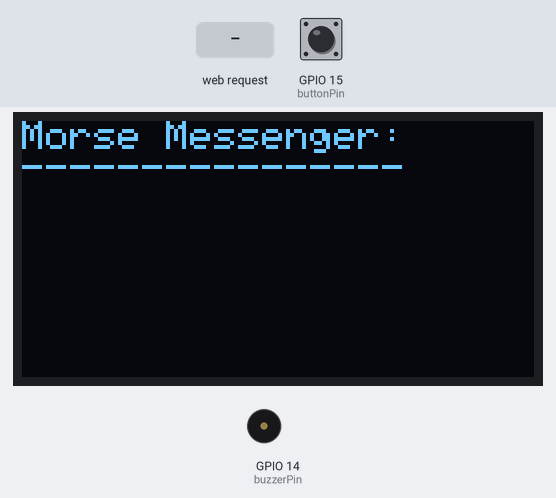
Bench run of a sketch on a simulated ESP32. Parts: 128×64 one-colour display, buzzer (waves = sounding, pin HIGH). The inputs (shaded band) are chosen by the test bench; at power-on: GPIO 15 (buttonPin) HIGH. WiFi joins after 1.5 s; servers stay silent unless stated; storage starts empty; what the sketch prints to the serial monitor is not drawn.

Above: at 2.8 s.
2.9 s: GPIO 15 (buttonPin) pulled LOW for 0.15 s
At 4.8 s:
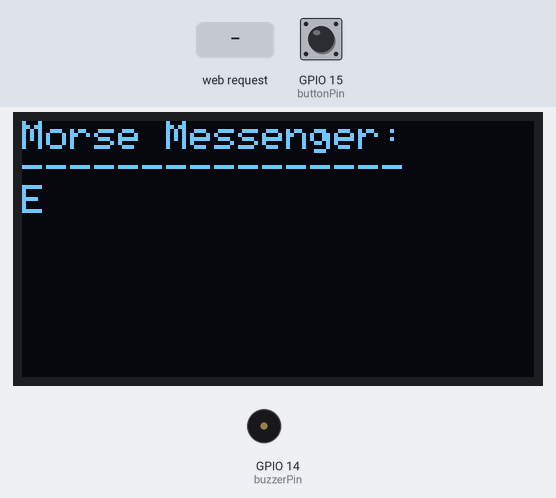
5.1 s: GPIO 15 (buttonPin) pulled LOW for 1 s
At 5.8 s:
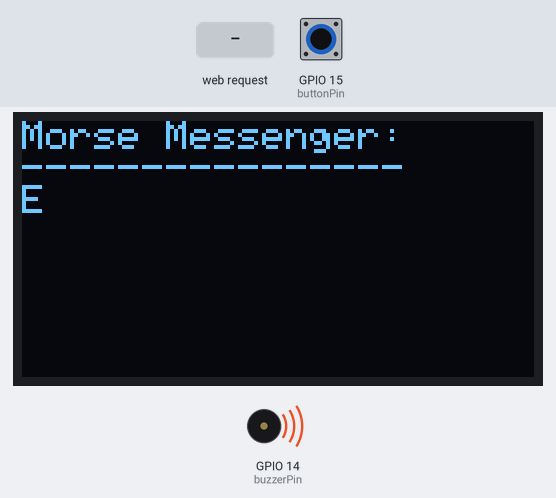
8.2 s: GPIO 15 (buttonPin) pulled LOW for 0.15 s
At 10.1 s:
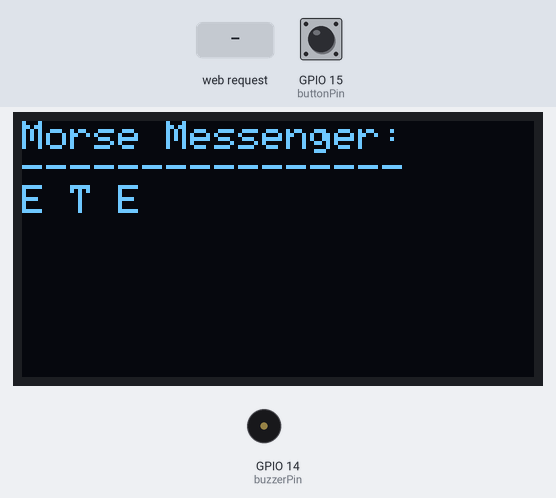
10.4 s: HTTP request GET /clear received
At 10.8 s:
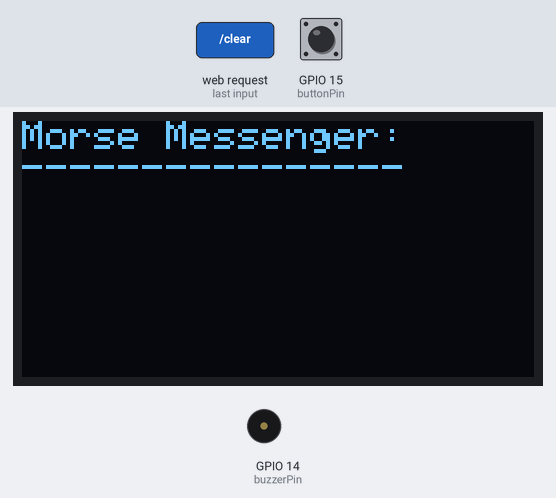
11.9 s: GPIO 15 (buttonPin) pulled LOW for 3.2 s
At 13.3 s:
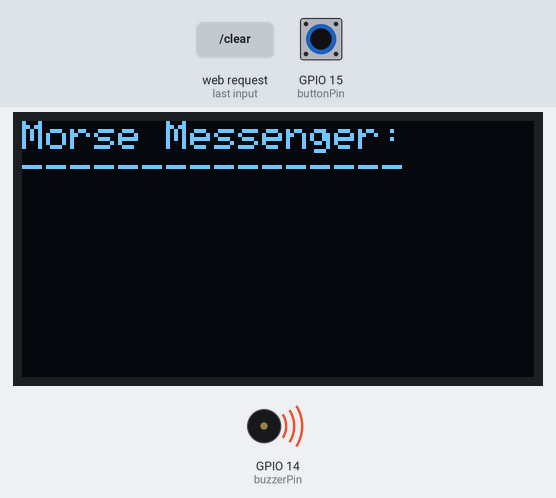
17.2 s: GPIO 15 (buttonPin) pulled LOW for 0.15 s
At 18.3 s:
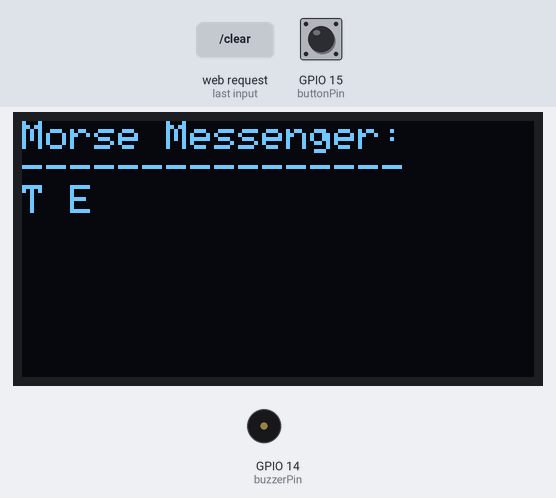
Timing chart, 0 to 20.2 s (numbered marks = the images above; inputs shaded):
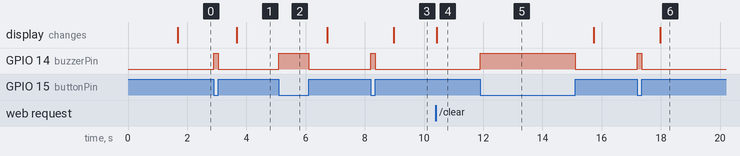

Measured:
- after the input at 2.9 s, GPIO 14 (buzzerPin): LOW → HIGH at once, → LOW 0.15 s later; the display: changes after 0.78 s (image 1)
- after the input at 5.1 s, GPIO 14 (buzzerPin): LOW → HIGH at once, → LOW 1.0 s later
- after the input at 8.2 s, GPIO 14 (buzzerPin): LOW → HIGH at once, → LOW 0.15 s later; the display: changes after 0.78 s (image 3)
- after the input at 10.4 s, the display: changes at once (image 4)
- after the input at 11.9 s, GPIO 14 (buzzerPin): LOW → HIGH at once, → LOW 3.2 s later
- after the input at 17.2 s, GPIO 14 (buzzerPin): LOW → HIGH at once, → LOW 0.15 s later; the display: changes after 0.78 s (image 6)

The sketch:

Project20-MorseTranslator.ino
```cpp
#include <WiFi.h>
#include <WebServer.h>
#include <SPIFFS.h>
#include <Wire.h>
#include <map>
#include <vector>
#include <Adafruit_GFX.h>
#include <Adafruit_SSD1306.h>

#define SCREEN_WIDTH 128
#define SCREEN_HEIGHT 64
#define OLED_RESET -1

Adafruit_SSD1306 display(SCREEN_WIDTH, SCREEN_HEIGHT, &Wire, OLED_RESET);
WebServer server(80);

//put your wifi name and password
const char* ssid = "yourWifiName";
const char* password = "yourPassword";

//put your button/buzzer pin
const int buttonPin = 15;
const int buzzerPin = 14;

const unsigned long dotThreshold = 300;
const unsigned long charPause = 600;
const unsigned long wordPause = 1400;
const unsigned long linePause = 3000;
const unsigned long debounceTime = 50;

unsigned long pressStart = 0;
unsigned long releaseStart = 0;
unsigned long lastPress = 0;
bool pressed = false;

String currentMorse = "";
String decodedMessage = "";
std::vector<String> historyLines;

std::map<String, char> morseCode = {
    {".-", 'A'}, {"-...", 'B'}, {"-.-.", 'C'}, {"-..", 'D'},
    {".", 'E'}, {"..-.", 'F'}, {"--.", 'G'}, {"....", 'H'},
    {"..", 'I'}, {".---", 'J'}, {"-.-", 'K'}, {".-..", 'L'},
    {"--", 'M'}, {"-.", 'N'}, {"---", 'O'}, {".--.", 'P'},
    {"--.-", 'Q'}, {".-.", 'R'}, {"...", 'S'}, {"-", 'T'},
    {"..-", 'U'}, {"...-", 'V'}, {".--", 'W'}, {"-..-", 'X'},
    {"-.--", 'Y'}, {"--..", 'Z'},
    {"-----", '0'}, {".----", '1'}, {"..---", '2'}, {"...--", '3'},
    {"....-", '4'}, {".....", '5'}, {"-....", '6'}, {"--...", '7'},
    {"---..", '8'}, {"----.", '9'}
};

void initSPIFFS() {
    if (!SPIFFS.begin(true)) {
        Serial.println("SPIFFS Mount Failed");
    }
}

void saveLineToSPIFFS(const String &line) {
    File f = SPIFFS.open("/messages.txt", FILE_APPEND);
    if (!f) return;
    f.println(line);
    f.close();
}

std::vector<String> readAllLinesFromSPIFFS() {
    std::vector<String> out;
    if (!SPIFFS.exists("/messages.txt")) return out;
    File f = SPIFFS.open("/messages.txt", "r");
    if (!f) return out;
    while (f.available()) {
        String line = f.readStringUntil('\n');
        line.trim();
        if (line.length()) out.push_back(line);
    }
    f.close();
    return out;
}

void displayMessageOLED() {
    display.clearDisplay();
    display.setTextSize(1);
    display.setTextColor(SSD1306_WHITE);
    display.setCursor(0, 0);
    display.println("Morse Messenger:");
    display.println("----------------");

    int lineHeight = 8;
    int maxLines = SCREEN_HEIGHT / lineHeight - 2;

    int start = max(0, (int)historyLines.size() - maxLines);
    for (int i = start; i < historyLines.size(); i++) {
        display.println(historyLines[i]);
    }

    String liveMsg = decodedMessage;
    while (liveMsg.length() > 0 && (historyLines.size() - start + 1) > maxLines) {
        liveMsg = liveMsg.substring(1);
    }

    display.println(liveMsg);
    display.display();
}

void connectWiFi() {
    WiFi.mode(WIFI_STA);
    WiFi.begin(ssid, password);
    Serial.print("Connecting to WiFi");
    unsigned long start = millis();
    while (WiFi.status() != WL_CONNECTED && millis() - start < 20000) {
        delay(200);
        Serial.print(".");
    }
    if (WiFi.status() == WL_CONNECTED) {
        Serial.println("\nConnected: " + WiFi.localIP().toString());
    } else {
        Serial.println("\nWiFi failed, starting AP mode...");
        WiFi.softAP("ESP32_Logger", "12345678");
        Serial.print("AP IP: "); Serial.println(WiFi.softAPIP());
    }
}

String escapeForJSON(const String &s) {
    String out = s;
    out.replace("\\", "\\\\");
    out.replace("\"", "\\\"");
    out.replace("\n", "\\n");
    return out;
}

void handleRoot() {
    String html = R"rawliteral(
<!doctype html>
<html>
<head>
<meta charset="utf-8">
<title>Morse Dashboard</title>
<style>
body{font-family:Arial;background:#111;color:#fff;padding:12px}
pre{background:#222;padding:12px;border-radius:6px;white-space:pre-wrap}
input,button{margin:4px;padding:6px}
</style>
</head>
<body>
<h2>Morse Dashboard</h2>
<pre id="messages">loading...</pre>
<form id="sendForm">
<input id="msg" placeholder="Send message"/><button>Send</button>
</form>
<button id="clearBtn">Clear</button>
<button id="downloadBtn">Download</button>
<script>
async function fetchData(){
    const r = await fetch('/data');
    const j = await r.json();
    let out = j.messages.join('\\n');
    if(j.current) out += '\\n' + j.current;
    out = out.replace(/\\n/g,'\n');
    document.getElementById('messages').innerText = out;
}
setInterval(fetchData,500);
fetchData();

document.getElementById('sendForm').addEventListener('submit', async ev => {
    ev.preventDefault();
    const v = document.getElementById('msg').value || '';
    await fetch('/send',{
        method:'POST',
        headers:{'Content-Type':'application/x-www-form-urlencoded'},
        body:'msg='+encodeURIComponent(v)
    });
    document.getElementById('msg').value='';
    fetchData();
});

document.getElementById('clearBtn').addEventListener('click', async () => {
    await fetch('/clear',{method:'POST'});
    fetchData();
});

document.getElementById('downloadBtn').addEventListener('click', () => {
    location.href='/download';
});
</script>
</body>
</html>
)rawliteral";
    server.send(200, "text/html", html);
}

void handleData() {
    String json = "{\"messages\":[";
    for (size_t i = 0; i < historyLines.size(); i++) {
        json += "\"" + escapeForJSON(historyLines[i]) + "\"";
        if (i + 1 < historyLines.size()) json += ",";
    }
    json += "],\"current\":\"" + escapeForJSON(decodedMessage) + "\"}";
    server.sendHeader("Cache-Control", "no-store");
    server.send(200, "application/json", json);
}

void handleSend() {
    if (server.hasArg("msg")) {
        String msg = server.arg("msg");
        msg.replace("\\n", "\n");
        msg.trim();
        if (msg.length()) {
            int start = 0;
            while (start < msg.length()) {
                int idx = msg.indexOf('\n', start);
                String line = (idx == -1) ? msg.substring(start) : msg.substring(start, idx);
                line.trim();
                if (line.length()) {
                    historyLines.push_back(line);
                    saveLineToSPIFFS(line);
                }
                if (idx == -1) break;
                start = idx + 1;
            }
            decodedMessage = "";
            displayMessageOLED();
        }
    }
    server.send(200,"text/plain","OK");
}

void handleClear() {
    SPIFFS.remove("/messages.txt");
    historyLines.clear();
    decodedMessage = "";
    displayMessageOLED();
    server.send(200,"text/plain","CLEARED");
}

void handleDownload() {
    String content = "";
    for (auto &line : readAllLinesFromSPIFFS()) content += line + "\n";
    server.sendHeader("Content-Disposition","attachment; filename=messages.txt");
    server.send(200,"text/plain",content);
}

void decodeMorseLetter() {
    if (currentMorse.length() == 0) return;
    char ch = '?';
    auto it = morseCode.find(currentMorse);
    if (it != morseCode.end()) ch = it->second;
    decodedMessage += ch;
    currentMorse = "";
    displayMessageOLED();
}

void setup() {
    Serial.begin(115200);
    pinMode(buttonPin, INPUT_PULLUP);
    pinMode(buzzerPin, OUTPUT);
    digitalWrite(buzzerPin, LOW);

    initSPIFFS();
    historyLines = readAllLinesFromSPIFFS();
    connectWiFi();

    if (!display.begin(SSD1306_SWITCHCAPVCC, 0x3C)) {
        Serial.println("OLED init failed");
        while(true) delay(1000);
    }
    display.clearDisplay();
    displayMessageOLED();

    server.on("/", handleRoot);
    server.on("/data", handleData);
    server.on("/send", HTTP_POST, handleSend);
    server.on("/clear", handleClear);
    server.on("/download", handleDownload);
    server.begin();

    Serial.println("Server started at: " + WiFi.localIP().toString());
}

void loop() {
    server.handleClient();

    int state = digitalRead(buttonPin);
    unsigned long now = millis();

    if (state == LOW && !pressed && now - lastPress > debounceTime) {
        pressStart = now;
        pressed = true;
        digitalWrite(buzzerPin, HIGH);
        lastPress = now;
    }

    if (state == HIGH && pressed) {
        pressed = false;
        digitalWrite(buzzerPin, LOW);
        unsigned long pressTime = now - pressStart;
        currentMorse += (pressTime < dotThreshold) ? "." : "-";
        releaseStart = now;
        lastPress = now;
    }

    if (!pressed) {
        unsigned long idle = now - releaseStart;

        if (currentMorse.length() > 0 && idle >= charPause) {
            decodeMorseLetter();
        }

        if (idle >= wordPause && idle < linePause) {
            if (decodedMessage.length() > 0 && decodedMessage.charAt(decodedMessage.length()-1) != ' ') {
                decodedMessage += ' ';
                displayMessageOLED();
            }
        }

        if (idle >= linePause && decodedMessage.length() > 0) {
            historyLines.push_back(decodedMessage);
            saveLineToSPIFFS(decodedMessage);
            decodedMessage = "";
            currentMorse = "";
            displayMessageOLED();
        }
    }
}
```
